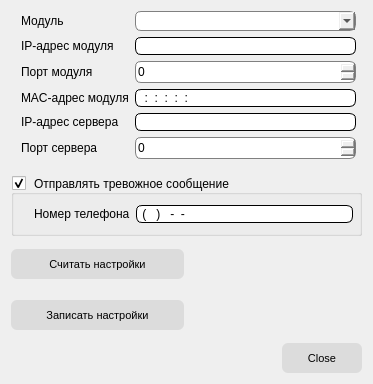
<?xml version="1.0" encoding="UTF-8"?>
<ui version="4.0">
 <class>DescriptorSetupDialog</class>
 <widget class="QDialog" name="DescriptorSetupDialog">
  <property name="geometry">
   <rect>
    <x>0</x>
    <y>0</y>
    <width>373</width>
    <height>384</height>
   </rect>
  </property>
  <property name="windowTitle">
   <string>Настроить модуль</string>
  </property>
  <property name="styleSheet">
   <string notr="true">QWidget
{
	font-size: 9pt;
}

QPushButton
{
	background-color: rgb(220, 220, 220);
	border: none;
	border-radius: 6px;
	min-width: 80px;	
	min-height: 30px;
	font-size: 8pt;
}

QPushButton:hover
{
	border-top: 1px solid black;
	border-left: 1px solid black;
	border-right: 2px outset black;
	border-bottom: 2px outset black;
}

QPushButton:pressed
{
	border: 2px inset black;
}

QLineEdit
{
	border: 1px solid black;
	border-radius: 6px;
}

QComboBox
{
	border-radius: 6px;
	border: 1px solid gray;
	min-width: 120px;
	min-height: 18px;
}

QSpinBox
{
	border-radius: 6px;
	border: 1px solid gray;
	min-height: 20px;
	min-width: 60px;
}</string>
  </property>
  <layout class="QVBoxLayout" name="verticalLayout_2">
   <item>
    <layout class="QVBoxLayout" name="verticalLayout">
     <item>
      <layout class="QFormLayout" name="formLayout_4">
       <property name="leftMargin">
        <number>10</number>
       </property>
       <property name="rightMargin">
        <number>6</number>
       </property>
       <property name="bottomMargin">
        <number>10</number>
       </property>
       <item row="1" column="0">
        <widget class="QLabel" name="label_18">
         <property name="font">
          <font>
           <pointsize>9</pointsize>
          </font>
         </property>
         <property name="text">
          <string>IP-адрес модуля</string>
         </property>
        </widget>
       </item>
       <item row="1" column="1">
        <widget class="QLineEdit" name="leDescrIp">
         <property name="font">
          <font>
           <pointsize>9</pointsize>
          </font>
         </property>
        </widget>
       </item>
       <item row="2" column="0">
        <widget class="QLabel" name="label_21">
         <property name="font">
          <font>
           <pointsize>9</pointsize>
          </font>
         </property>
         <property name="text">
          <string>Порт модуля</string>
         </property>
        </widget>
       </item>
       <item row="2" column="1">
        <widget class="QSpinBox" name="sbDescrPort">
         <property name="font">
          <font>
           <pointsize>9</pointsize>
          </font>
         </property>
         <property name="maximum">
          <number>65535</number>
         </property>
        </widget>
       </item>
       <item row="3" column="0">
        <widget class="QLabel" name="label_24">
         <property name="font">
          <font>
           <pointsize>9</pointsize>
          </font>
         </property>
         <property name="text">
          <string>MAC-адрес модуля</string>
         </property>
        </widget>
       </item>
       <item row="3" column="1">
        <widget class="QLineEdit" name="leMac">
         <property name="font">
          <font>
           <pointsize>9</pointsize>
          </font>
         </property>
         <property name="inputMask">
          <string>HH:HH:HH:HH:HH:HH</string>
         </property>
         <property name="text">
          <string>:::::</string>
         </property>
        </widget>
       </item>
       <item row="4" column="0">
        <widget class="QLabel" name="label_25">
         <property name="font">
          <font>
           <pointsize>9</pointsize>
          </font>
         </property>
         <property name="text">
          <string>IP-адрес сервера</string>
         </property>
        </widget>
       </item>
       <item row="4" column="1">
        <widget class="QLineEdit" name="leDescrServerIp">
         <property name="font">
          <font>
           <pointsize>9</pointsize>
          </font>
         </property>
        </widget>
       </item>
       <item row="5" column="0">
        <widget class="QLabel" name="label_26">
         <property name="font">
          <font>
           <pointsize>9</pointsize>
          </font>
         </property>
         <property name="text">
          <string>Порт сервера</string>
         </property>
        </widget>
       </item>
       <item row="5" column="1">
        <widget class="QSpinBox" name="sbDescrServerPort">
         <property name="font">
          <font>
           <pointsize>9</pointsize>
          </font>
         </property>
         <property name="maximum">
          <number>65535</number>
         </property>
        </widget>
       </item>
       <item row="0" column="1">
        <widget class="QComboBox" name="cbModules">
         <property name="font">
          <font>
           <pointsize>9</pointsize>
          </font>
         </property>
        </widget>
       </item>
       <item row="0" column="0">
        <widget class="QLabel" name="label_19">
         <property name="font">
          <font>
           <pointsize>9</pointsize>
          </font>
         </property>
         <property name="text">
          <string>Модуль</string>
         </property>
        </widget>
       </item>
      </layout>
     </item>
     <item>
      <widget class="QGroupBox" name="gbPhone">
       <property name="font">
        <font>
         <pointsize>9</pointsize>
        </font>
       </property>
       <property name="title">
        <string>Отправлять тревожное сообщение</string>
       </property>
       <property name="checkable">
        <bool>true</bool>
       </property>
       <layout class="QHBoxLayout" name="horizontalLayout_14">
        <property name="leftMargin">
         <number>20</number>
        </property>
        <property name="topMargin">
         <number>10</number>
        </property>
        <property name="rightMargin">
         <number>6</number>
        </property>
        <property name="bottomMargin">
         <number>10</number>
        </property>
        <item>
         <widget class="QLabel" name="label_17">
          <property name="font">
           <font>
            <pointsize>9</pointsize>
           </font>
          </property>
          <property name="text">
           <string>Номер телефона</string>
          </property>
         </widget>
        </item>
        <item>
         <widget class="QLineEdit" name="lePhone">
          <property name="sizePolicy">
           <sizepolicy hsizetype="Expanding" vsizetype="Fixed">
            <horstretch>0</horstretch>
            <verstretch>0</verstretch>
           </sizepolicy>
          </property>
          <property name="font">
           <font>
            <pointsize>9</pointsize>
           </font>
          </property>
          <property name="inputMask">
           <string>9(999)999-99-99</string>
          </property>
         </widget>
        </item>
       </layout>
      </widget>
     </item>
    </layout>
   </item>
   <item>
    <layout class="QHBoxLayout" name="horizontalLayout">
     <item>
      <widget class="QPushButton" name="btnReadDescriptor">
       <property name="minimumSize">
        <size>
         <width>80</width>
         <height>30</height>
        </size>
       </property>
       <property name="font">
        <font>
         <pointsize>8</pointsize>
        </font>
       </property>
       <property name="text">
        <string>Считать настройки</string>
       </property>
      </widget>
     </item>
     <item>
      <widget class="QLabel" name="lblReadStatus">
       <property name="text">
        <string/>
       </property>
       <property name="alignment">
        <set>Qt::AlignRight|Qt::AlignTrailing|Qt::AlignVCenter</set>
       </property>
      </widget>
     </item>
    </layout>
   </item>
   <item>
    <layout class="QHBoxLayout" name="horizontalLayout_2">
     <item>
      <widget class="QPushButton" name="btnWriteDescriptor">
       <property name="enabled">
        <bool>true</bool>
       </property>
       <property name="minimumSize">
        <size>
         <width>80</width>
         <height>30</height>
        </size>
       </property>
       <property name="font">
        <font>
         <pointsize>8</pointsize>
        </font>
       </property>
       <property name="text">
        <string>Записать настройки</string>
       </property>
      </widget>
     </item>
     <item>
      <widget class="QLabel" name="lblWriteStatus">
       <property name="text">
        <string/>
       </property>
       <property name="alignment">
        <set>Qt::AlignRight|Qt::AlignTrailing|Qt::AlignVCenter</set>
       </property>
      </widget>
     </item>
    </layout>
   </item>
   <item>
    <widget class="QDialogButtonBox" name="buttonBox">
     <property name="orientation">
      <enum>Qt::Horizontal</enum>
     </property>
     <property name="standardButtons">
      <set>QDialogButtonBox::Close</set>
     </property>
    </widget>
   </item>
  </layout>
 </widget>
 <resources/>
 <connections>
  <connection>
   <sender>buttonBox</sender>
   <signal>accepted()</signal>
   <receiver>DescriptorSetupDialog</receiver>
   <slot>accept()</slot>
   <hints>
    <hint type="sourcelabel">
     <x>248</x>
     <y>254</y>
    </hint>
    <hint type="destinationlabel">
     <x>157</x>
     <y>274</y>
    </hint>
   </hints>
  </connection>
  <connection>
   <sender>buttonBox</sender>
   <signal>rejected()</signal>
   <receiver>DescriptorSetupDialog</receiver>
   <slot>reject()</slot>
   <hints>
    <hint type="sourcelabel">
     <x>316</x>
     <y>260</y>
    </hint>
    <hint type="destinationlabel">
     <x>286</x>
     <y>274</y>
    </hint>
   </hints>
  </connection>
 </connections>
</ui>
